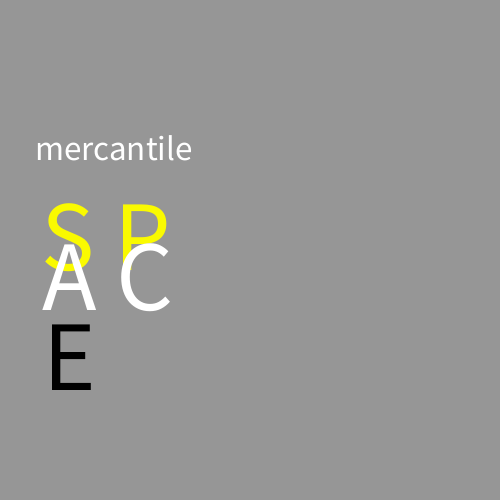
Frame 1 (no input)
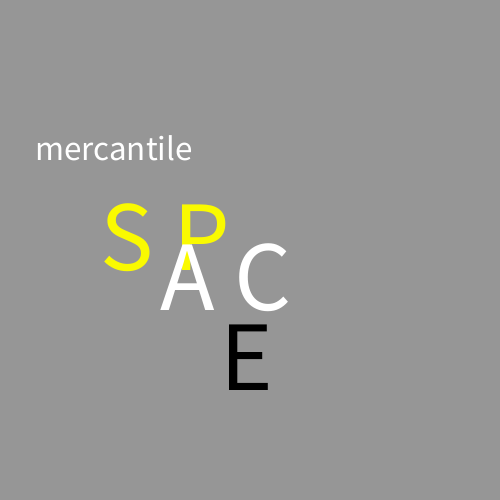
Frame 60 (the mouse pressed at the canvas centre just before this capture)
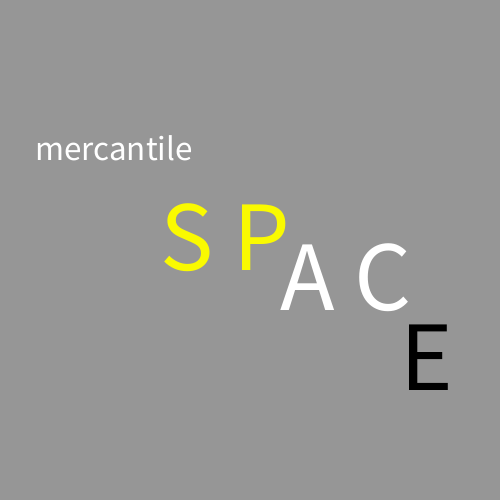
Frame 120 (the mouse held since frame 60 and released just before this capture)

The Processing sketch that drew these frames (run headless with seeded random() and noise(); from frame 60 on, the mouse is pressed at the canvas centre):

// Processing sketch: processing_54786
// ── processing_54786.pde

float x, y;
float size = 40.0;

void setup()
{
  size(500,500);
  noStroke();
  frameRate(30);
  text("mercantile",20,30);
}

void draw()
{
  background(150);
  textSize(35);
  text("mercantile",35,160);
  fill(250,250,0);
  
  x = x + 1;
  
  if (x > width + size) {
  x = -size;
  }
  
  translate(x,height/2-size/2);
  textSize(100);
  text("S P",size,size);
  fill(255,255,255);
 
 translate(x,size/1);
 textSize(100);
 text("A C",size,size);
 fill(0);
 
 translate(x,size/0.5);
 textSize(100);
 text("E",size,size);
 fill(255,255,255);
}
